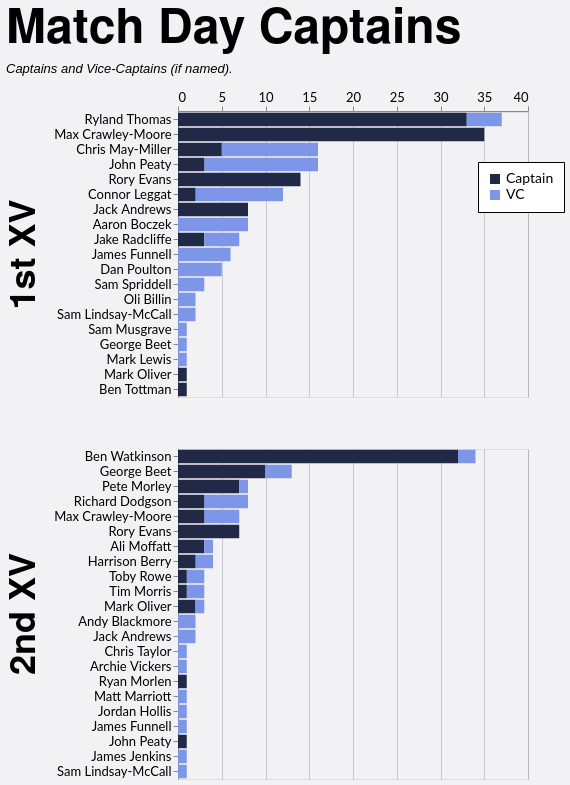

This figure's Vega-Lite source:
### Vega-Lite specification from a JSON file in a GitHub repository (floating-point values rounded to 4 significant figures)
{"config": {"axis": {"labelFont": "Lato, sans-serif", "titleFont": "PT Sans Narrow, Helvetica Neue, Helvetica, Arial, sans-serif", "labelFontSize": 13, "titleFontSize": 24, "gridColor": "#202947", "gridOpacity": 0.2}, "header": {"labelFont": "PT Sans Narrow, Helvetica Neue, Helvetica, Arial, sans-serif", "titleFont": "PT Sans Narrow, Helvetica Neue, Helvetica, Arial, sans-serif", "labelFontSize": 24, "titleFontSize": 28, "labelFontWeight": "bold", "orient": "left"}, "legend": {"labelFont": "Lato, sans-serif", "titleFont": "PT Sans Narrow, Helvetica Neue, Helvetica, Arial, sans-serif", "labelFontSize": 14, "titleFontSize": 16, "titlePadding": 5, "fillColor": "white", "strokeColor": "black", "padding": 10, "titleFontWeight": "lighter", "titleFontStyle": "italic", "titleColor": "gray", "offset": 10}, "title": {"font": "PT Sans Narrow, Helvetica Neue, Helvetica, Arial, sans-serif", "fontSize": 48, "fontWeight": "bold", "anchor": "start", "align": "center", "titlePadding": 20, "subtitlePadding": 10, "subtitleFontSize": 13, "subtitleColor": "", "subtitleFontStyle": "italic", "offset": 15, "color": "black"}, "axisX": {"labelAngle": 0}, "facet": {"title": null, "header": null, "align": {"row": "each", "column": "each"}}, "resolve": {"scale": {"y": "independent", "facet": "independent"}}, "background": "#f2f1f4"}, "data": {"name": "data-a522d10a64823b001cdcb65178c8b369"}, "mark": {"type": "bar"}, "encoding": {"color": {"field": "is_captain", "legend": {"labelExpr": "datum.value ? 'Captain' : 'VC'", "legendX": 300, "legendY": 50, "orient": "none", "title": null}, "scale": {"domain": [true, false], "range": ["#202946", "#7d96e8"]}, "type": "nominal"}, "order": {"field": "is_captain", "sort": "descending", "type": "nominal"}, "row": {"field": "squad", "header": {"labelExpr": "datum.value + ' XV'", "labelFontSize": 36, "title": null}, "spacing": 50, "title": null, "type": "nominal"}, "tooltip": [{"field": "player", "type": "nominal"}, {"field": "squad", "type": "nominal"}, {"aggregate": "sum", "field": "games", "type": "quantitative"}, {"field": "is_captain", "type": "nominal"}], "x": {"aggregate": "sum", "axis": {"orient": "top", "title": null}, "field": "games", "type": "quantitative"}, "y": {"field": "player", "sort": "-x", "title": null, "type": "nominal"}}, "height": {"step": 15}, "resolve": {"scale": {"y": "independent"}}, "title": {"text": "Match Day Captains", "subtitle": "Captains and Vice-Captains (if named)."}, "width": 350, "$schema": "https://vega.github.io/schema/vega-lite/v5.20.1.json", "datasets": {"data-a522d10a64823b001cdcb65178c8b369": [{"player": "Ryland Thomas", "squad": "1st", "season": "2024/25", "game_type": "League", "is_captain": true, "games": 15}, {"player": "Max Crawley-Moore", "squad": "1st", "season": "2022/23", "game_type": "League", "is_captain": true, "games": 15}, {"player": "Ryland Thomas", "squad": "1st", "season": "2023/24", "game_type": "League", "is_captain": true, "games": 13}, {"player": "Rory Evans", "squad": "1st", "season": "2025/26", "game_type": "League", "is_captain": true, "games": 10}, {"player": "Ben Watkinson", "squad": "2nd", "season": "2021/22", "game_type": "League", "is_captain": true, "games": 9}, {"player": "Chris May-Miller", "squad": "1st", "season": "2024/25", "game_type": "League", "is_captain": false, "games": 9}, {"player": "Ben Watkinson", "squad": "2nd", "season": "2023/24", "game_type": "League", "is_captain": true, "games": 9}, {"player": "Connor Leggat", "squad": "1st", "season": "2023/24", "game_type": "League", "is_captain": false, "games": 9}, {"player": "Ben Watkinson", "squad": "2nd", "season": "2022/23", "game_type": "League", "is_captain": true, "games": 9}, {"player": "Max Crawley-Moore", "squad": "1st", "season": "2021/22", "game_type": "League", "is_captain": true, "games": 8}, {"player": "George Beet", "squad": "2nd", "season": "2025/26", "game_type": "League", "is_captain": true, "games": 6}, {"player": "Chris May-Miller", "squad": "1st", "season": "2024/25", "game_type": "League", "is_captain": true, "games": 5}, {"player": "Dan Poulton", "squad": "1st", "season": "2023/24", "game_type": "League", "is_captain": false, "games": 5}, {"player": "Jack Andrews", "squad": "1st", "season": "2021/22", "game_type": "Friendly", "is_captain": true, "games": 5}, {"player": "Max Crawley-Moore", "squad": "1st", "season": "2023/24", "game_type": "League", "is_captain": true, "games": 5}, {"player": "John Peaty", "squad": "1st", "season": "2021/22", "game_type": "League", "is_captain": false, "games": 4}, {"player": "Pete Morley", "squad": "2nd", "season": "2024/25", "game_type": "League", "is_captain": true, "games": 4}, {"player": "Max Crawley-Moore", "squad": "2nd", "season": "2023/24", "game_type": "League", "is_captain": false, "games": 4}, {"player": "Aaron Boczek", "squad": "1st", "season": "2025/26", "game_type": "League", "is_captain": false, "games": 4}, {"player": "John Peaty", "squad": "1st", "season": "2022/23", "game_type": "League", "is_captain": false, "games": 4}, {"player": "Jack Andrews", "squad": "1st", "season": "2021/22", "game_type": "League", "is_captain": true, "games": 3}, {"player": "Max Crawley-Moore", "squad": "1st", "season": "2022/23", "game_type": "Cup", "is_captain": true, "games": 3}, {"player": "Ryland Thomas", "squad": "1st", "season": "2023/24", "game_type": "Cup", "is_captain": true, "games": 3}, {"player": "Richard Dodgson", "squad": "2nd", "season": "2022/23", "game_type": "League", "is_captain": false, "games": 3}, {"player": "James Funnell", "squad": "1st", "season": "2021/22", "game_type": "Friendly", "is_captain": false, "games": 3}, {"player": "John Peaty", "squad": "1st", "season": "2024/25", "game_type": "League", "is_captain": false, "games": 3}, {"player": "Pete Morley", "squad": "2nd", "season": "2024/25", "game_type": "Friendly", "is_captain": true, "games": 3}, {"player": "Rory Evans", "squad": "2nd", "season": "2024/25", "game_type": "League", "is_captain": true, "games": 3}, {"player": "Rory Evans", "squad": "2nd", "season": "2024/25", "game_type": "Friendly", "is_captain": true, "games": 3}, {"player": "Ryland Thomas", "squad": "1st", "season": "2023/24", "game_type": "League", "is_captain": false, "games": 3}, {"player": "Sam Spriddell", "squad": "1st", "season": "2024/25", "game_type": "League", "is_captain": false, "games": 3}, {"player": "Jake Radcliffe", "squad": "1st", "season": "2025/26", "game_type": "League", "is_captain": true, "games": 3}, {"player": "Rory Evans", "squad": "1st", "season": "2025/26", "game_type": "Cup", "is_captain": true, "games": 3}, {"player": "Jake Radcliffe", "squad": "1st", "season": "2025/26", "game_type": "League", "is_captain": false, "games": 2}, {"player": "Max Crawley-Moore", "squad": "2nd", "season": "2024/25", "game_type": "League", "is_captain": true, "games": 2}, {"player": "Toby Rowe", "squad": "2nd", "season": "2021/22", "game_type": "League", "is_captain": false, "games": 2}, {"player": "Ben Watkinson", "squad": "2nd", "season": "2021/22", "game_type": "Friendly", "is_captain": true, "games": 2}, {"player": "Andy Blackmore", "squad": "2nd", "season": "2021/22", "game_type": "League", "is_captain": false, "games": 2}, {"player": "Max Crawley-Moore", "squad": "1st", "season": "2021/22", "game_type": "Cup", "is_captain": true, "games": 2}, {"player": "Ben Watkinson", "squad": "2nd", "season": "2022/23", "game_type": "Friendly", "is_captain": true, "games": 2}, {"player": "Chris May-Miller", "squad": "1st", "season": "2024/25", "game_type": "Cup", "is_captain": false, "games": 2}, {"player": "Jack Andrews", "squad": "2nd", "season": "2023/24", "game_type": "League", "is_captain": false, "games": 2}, {"player": "Ryland Thomas", "squad": "1st", "season": "2024/25", "game_type": "Cup", "is_captain": true, "games": 2}, {"player": "Ali Moffatt", "squad": "2nd", "season": "2021/22", "game_type": "League", "is_captain": true, "games": 2}, {"player": "Jake Radcliffe", "squad": "1st", "season": "2025/26", "game_type": "Cup", "is_captain": false, "games": 2}, {"player": "Harrison Berry", "squad": "2nd", "season": "2025/26", "game_type": "League", "is_captain": false, "games": 2}, {"player": "Harrison Berry", "squad": "2nd", "season": "2025/26", "game_type": "League", "is_captain": true, "games": 2}, {"player": "George Beet", "squad": "2nd", "season": "2025/26", "game_type": "Cup", "is_captain": true, "games": 2}, {"player": "Tim Morris", "squad": "2nd", "season": "2023/24", "game_type": "League", "is_captain": false, "games": 2}, {"player": "James Funnell", "squad": "1st", "season": "2021/22", "game_type": "League", "is_captain": false, "games": 2}, {"player": "George Beet", "squad": "2nd", "season": "2024/25", "game_type": "League", "is_captain": true, "games": 2}, {"player": "Richard Dodgson", "squad": "2nd", "season": "2021/22", "game_type": "League", "is_captain": false, "games": 2}, {"player": "James Funnell", "squad": "1st", "season": "2025/26", "game_type": "Friendly", "is_captain": false, "games": 1}, {"player": "Chris Taylor", "squad": "2nd", "season": "2021/22", "game_type": "Friendly", "is_captain": false, "games": 1}, {"player": "Max Crawley-Moore", "squad": "1st", "season": "2023/24", "game_type": "Friendly", "is_captain": true, "games": 1}, {"player": "Sam Musgrave", "squad": "1st", "season": "2023/24", "game_type": "League", "is_captain": false, "games": 1}, {"player": "Richard Dodgson", "squad": "2nd", "season": "2022/23", "game_type": "Cup", "is_captain": true, "games": 1}, {"player": "Tim Morris", "squad": "2nd", "season": "2024/25", "game_type": "League", "is_captain": true, "games": 1}, {"player": "Archie Vickers", "squad": "2nd", "season": "2023/24", "game_type": "Friendly", "is_captain": false, "games": 1}, {"player": "John Peaty", "squad": "1st", "season": "2021/22", "game_type": "Cup", "is_captain": false, "games": 1}, {"player": "Oli Billin", "squad": "1st", "season": "2023/24", "game_type": "Cup", "is_captain": false, "games": 1}, {"player": "George Beet", "squad": "1st", "season": "2025/26", "game_type": "Friendly", "is_captain": false, "games": 1}, {"player": "Ali Moffatt", "squad": "2nd", "season": "2021/22", "game_type": "Cup", "is_captain": true, "games": 1}, {"player": "Aaron Boczek", "squad": "1st", "season": "2023/24", "game_type": "Cup", "is_captain": false, "games": 1}, {"player": "Connor Leggat", "squad": "1st", "season": "2025/26", "game_type": "League", "is_captain": false, "games": 1}, {"player": "Ryan Morlen", "squad": "2nd", "season": "2023/24", "game_type": "League", "is_captain": true, "games": 1}, {"player": "Max Crawley-Moore", "squad": "2nd", "season": "2023/24", "game_type": "League", "is_captain": true, "games": 1}, {"player": "Aaron Boczek", "squad": "1st", "season": "2023/24", "game_type": "League", "is_captain": false, "games": 1}, {"player": "Aaron Boczek", "squad": "1st", "season": "2025/26", "game_type": "Cup", "is_captain": false, "games": 1}, {"player": "Mark Lewis", "squad": "1st", "season": "2025/26", "game_type": "League", "is_captain": false, "games": 1}, {"player": "Mark Oliver", "squad": "2nd", "season": "2023/24", "game_type": "Friendly", "is_captain": true, "games": 1}, {"player": "Matt Marriott", "squad": "2nd", "season": "2021/22", "game_type": "League", "is_captain": false, "games": 1}, {"player": "John Peaty", "squad": "1st", "season": "2021/22", "game_type": "Friendly", "is_captain": false, "games": 1}, {"player": "Sam Lindsay-McCall", "squad": "1st", "season": "2023/24", "game_type": "Friendly", "is_captain": false, "games": 1}, {"player": "George Beet", "squad": "2nd", "season": "2024/25", "game_type": "League", "is_captain": false, "games": 1}, {"player": "Ben Watkinson", "squad": "2nd", "season": "2023/24", "game_type": "Friendly", "is_captain": true, "games": 1}, {"player": "Max Crawley-Moore", "squad": "1st", "season": "2021/22", "game_type": "Friendly", "is_captain": true, "games": 1}, {"player": "Connor Leggat", "squad": "1st", "season": "2023/24", "game_type": "League", "is_captain": true, "games": 1}, {"player": "Ryland Thomas", "squad": "1st", "season": "2023/24", "game_type": "Cup", "is_captain": false, "games": 1}, {"player": "Jordan Hollis", "squad": "2nd", "season": "2021/22", "game_type": "League", "is_captain": false, "games": 1}, {"player": "Richard Dodgson", "squad": "2nd", "season": "2022/23", "game_type": "League", "is_captain": true, "games": 1}, {"player": "James Funnell", "squad": "2nd", "season": "2023/24", "game_type": "League", "is_captain": false, "games": 1}, {"player": "Connor Leggat", "squad": "1st", "season": "2023/24", "game_type": "Friendly", "is_captain": true, "games": 1}, {"player": "Mark Oliver", "squad": "1st", "season": "2023/24", "game_type": "Cup", "is_captain": true, "games": 1}, {"player": "John Peaty", "squad": "2nd", "season": "2024/25", "game_type": "League", "is_captain": true, "games": 1}, {"player": "Sam Lindsay-McCall", "squad": "1st", "season": "2021/22", "game_type": "Friendly", "is_captain": false, "games": 1}, {"player": "Toby Rowe", "squad": "2nd", "season": "2021/22", "game_type": "Cup", "is_captain": true, "games": 1}, {"player": "Ali Moffatt", "squad": "2nd", "season": "2021/22", "game_type": "League", "is_captain": false, "games": 1}, {"player": "Rory Evans", "squad": "2nd", "season": "2024/25", "game_type": "Cup", "is_captain": true, "games": 1}, {"player": "Rory Evans", "squad": "1st", "season": "2025/26", "game_type": "Friendly", "is_captain": true, "games": 1}, {"player": "George Beet", "squad": "2nd", "season": "2024/25", "game_type": "Friendly", "is_captain": false, "games": 1}, {"player": "Richard Dodgson", "squad": "2nd", "season": "2021/22", "game_type": "League", "is_captain": true, "games": 1}, {"player": "John Peaty", "squad": "1st", "season": "2022/23", "game_type": "League", "is_captain": true, "games": 1}, {"player": "Ben Tottman", "squad": "1st", "season": "2024/25", "game_type": "League", "is_captain": true, "games": 1}, {"player": "Aaron Boczek", "squad": "1st", "season": "2022/23", "game_type": "League", "is_captain": false, "games": 1}, {"player": "John Peaty", "squad": "1st", "season": "2024/25", "game_type": "League", "is_captain": true, "games": 1}, {"player": "Oli Billin", "squad": "1st", "season": "2023/24", "game_type": "Friendly", "is_captain": false, "games": 1}, {"player": "George Beet", "squad": "2nd", "season": "2021/22", "game_type": "League", "is_captain": false, "games": 1}, {"player": "Mark Oliver", "squad": "2nd", "season": "2023/24", "game_type": "League", "is_captain": true, "games": 1}, {"player": "Ben Watkinson", "squad": "2nd", "season": "2021/22", "game_type": "Cup", "is_captain": false, "games": 1}, {"player": "Ben Watkinson", "squad": "2nd", "season": "2022/23", "game_type": "League", "is_captain": false, "games": 1}, {"player": "John Peaty", "squad": "1st", "season": "2023/24", "game_type": "League", "is_captain": true, "games": 1}, {"player": "James Jenkins", "squad": "2nd", "season": "2022/23", "game_type": "Friendly", "is_captain": false, "games": 1}, {"player": "Pete Morley", "squad": "2nd", "season": "2021/22", "game_type": "League", "is_captain": false, "games": 1}, {"player": "Mark Oliver", "squad": "2nd", "season": "2023/24", "game_type": "League", "is_captain": false, "games": 1}, {"player": "Sam Lindsay-McCall", "squad": "2nd", "season": "2024/25", "game_type": "Friendly", "is_captain": false, "games": 1}]}}
